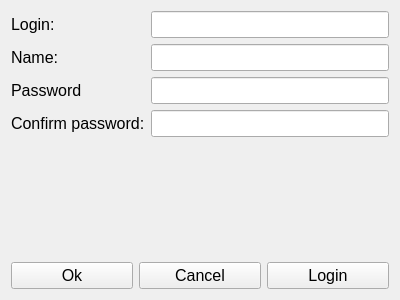
<?xml version="1.0" encoding="UTF-8"?>
<ui version="4.0">
 <class>RegistrationForm</class>
 <widget class="QWidget" name="RegistrationForm">
  <property name="geometry">
   <rect>
    <x>0</x>
    <y>0</y>
    <width>400</width>
    <height>300</height>
   </rect>
  </property>
  <property name="windowTitle">
   <string>Form</string>
  </property>
  <layout class="QVBoxLayout" name="verticalLayout" stretch="1,0,0">
   <item>
    <layout class="QGridLayout" name="gridLayout" rowstretch="0,0,0,0">
     <item row="1" column="1">
      <widget class="QLineEdit" name="nameEdit">
       <property name="font">
        <font>
         <pointsize>12</pointsize>
        </font>
       </property>
      </widget>
     </item>
     <item row="0" column="0">
      <widget class="QLabel" name="loginLab">
       <property name="font">
        <font>
         <pointsize>12</pointsize>
        </font>
       </property>
       <property name="text">
        <string>Login:</string>
       </property>
      </widget>
     </item>
     <item row="2" column="0">
      <widget class="QLabel" name="passwordLab">
       <property name="font">
        <font>
         <pointsize>12</pointsize>
        </font>
       </property>
       <property name="text">
        <string>Password</string>
       </property>
      </widget>
     </item>
     <item row="1" column="0">
      <widget class="QLabel" name="nameLab">
       <property name="font">
        <font>
         <pointsize>12</pointsize>
        </font>
       </property>
       <property name="text">
        <string>Name:</string>
       </property>
      </widget>
     </item>
     <item row="2" column="1">
      <widget class="QLineEdit" name="passwordEdit">
       <property name="font">
        <font>
         <pointsize>12</pointsize>
        </font>
       </property>
       <property name="echoMode">
        <enum>QLineEdit::Password</enum>
       </property>
      </widget>
     </item>
     <item row="0" column="1">
      <widget class="QLineEdit" name="LoginEdit">
       <property name="font">
        <font>
         <pointsize>12</pointsize>
        </font>
       </property>
      </widget>
     </item>
     <item row="3" column="1">
      <widget class="QLineEdit" name="passwordConfirm">
       <property name="font">
        <font>
         <pointsize>12</pointsize>
        </font>
       </property>
       <property name="echoMode">
        <enum>QLineEdit::Password</enum>
       </property>
      </widget>
     </item>
     <item row="3" column="0">
      <widget class="QLabel" name="passwordConfirmLab">
       <property name="font">
        <font>
         <pointsize>12</pointsize>
        </font>
       </property>
       <property name="text">
        <string>Confirm password:</string>
       </property>
      </widget>
     </item>
    </layout>
   </item>
   <item>
    <spacer name="verticalSpacer">
     <property name="orientation">
      <enum>Qt::Vertical</enum>
     </property>
     <property name="sizeHint" stdset="0">
      <size>
       <width>20</width>
       <height>40</height>
      </size>
     </property>
    </spacer>
   </item>
   <item>
    <layout class="QHBoxLayout" name="horizontalLayout">
     <item>
      <widget class="QPushButton" name="okBut">
       <property name="font">
        <font>
         <pointsize>12</pointsize>
        </font>
       </property>
       <property name="text">
        <string>Ok</string>
       </property>
      </widget>
     </item>
     <item>
      <widget class="QPushButton" name="cancelBut">
       <property name="font">
        <font>
         <pointsize>12</pointsize>
        </font>
       </property>
       <property name="text">
        <string>Cancel</string>
       </property>
      </widget>
     </item>
     <item>
      <widget class="QPushButton" name="loginBut">
       <property name="font">
        <font>
         <pointsize>12</pointsize>
        </font>
       </property>
       <property name="text">
        <string>Login</string>
       </property>
      </widget>
     </item>
    </layout>
   </item>
  </layout>
 </widget>
 <resources/>
 <connections/>
</ui>
